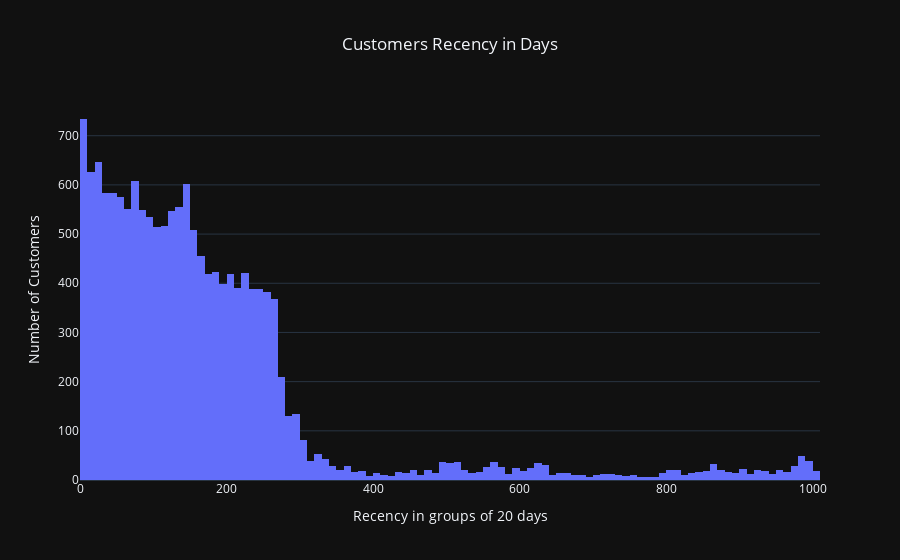

Write notebook code for a chart like this one.
### Code cell
hist_fig = px.histogram(ctm_dt, 
                        x="Recency", 
                        title="Customers Recency in Days", 
                        template= "plotly_dark" 
                       )

hist_fig.update_layout(title_x=0.5, 
                       xaxis_title="Recency in groups of 20 days", 
                       yaxis_title="Number of Customers"
                      )

hist_fig.show(config={'displaylogo': False})

### Figure 1 — Plotly figure (JSON) as saved in the notebook; plotly's stock layout.template omitted (floating-point values rounded to 4 significant figures; data arrays with more than 128 entries replaced by an {"elided": "..."} marker saying what was removed)
{"data": [{"alignmentgroup": "True", "bingroup": "x", "hovertemplate": "Recency=%{x}<br>count=%{y}<extra></extra>", "legendgroup": "", "marker": {"color": "#636efa"}, "name": "", "offsetgroup": "", "orientation": "v", "showlegend": false, "type": "histogram", "x": {"elided": "15630 int values"}, "xaxis": "x", "yaxis": "y"}], "layout": {"barmode": "relative", "legend": {"tracegroupgap": 0}, "title": {"text": "Customers Recency in Days", "x": 0.5}, "xaxis": {"anchor": "y", "domain": [0, 1], "title": {"text": "Recency in groups of 20 days"}}, "yaxis": {"anchor": "x", "domain": [0, 1], "title": {"text": "Number of Customers"}}}}
